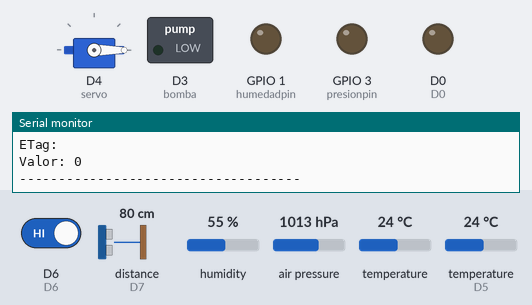
The sketch below on a simulated ESP8266 (NodeMCU). On the bench: servo, switched loads named in the sketch (green lamp = pin HIGH), output pins drawn as LEDs (lit = HIGH), the last lines printed to the serial monitor. Wiring (inferred from the names in the program): ultrasonic range finder: trigger D8; echo D7. The test bench sets the inputs (shaded band); at power-on: D6 HIGH, distance to the obstacle (sensor on D7) 80 cm, humidity 55 %, air pressure 1013 hPa, temperature 24 °C, temperature (sensor on D5) 24 °C. The echo pulse lasts 58.3 µs per cm; WiFi joins after 1.5 s; servers stay silent unless stated; the Firebase database answers and starts empty; pins used as bus, display or sensor lines are not drawn.

Above: at 2.7 s.
2.8 s: D6 driven LOW
At 6.4 s:
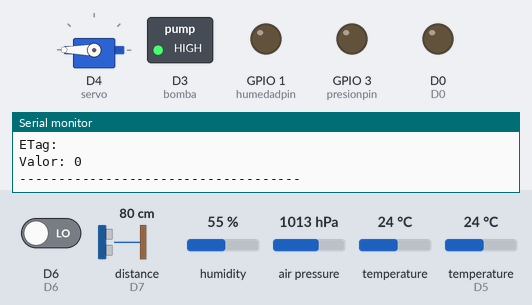
At 12.2 s:
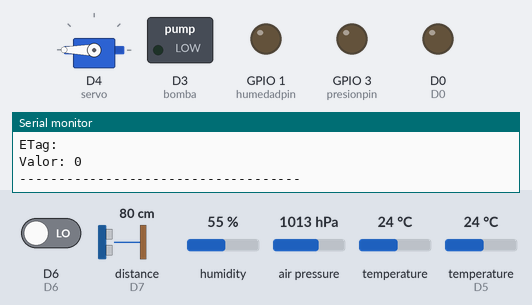
12.3 s: D6 driven HIGH
At 17.5 s:
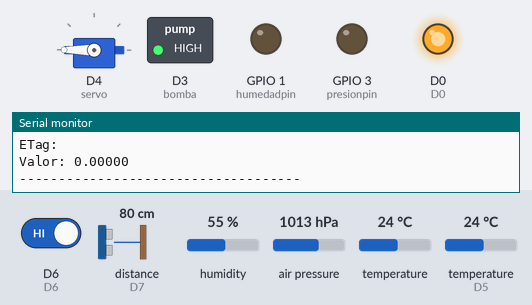
Timing chart, 0 to 38.3 s (numbered marks = the images above; inputs shaded):
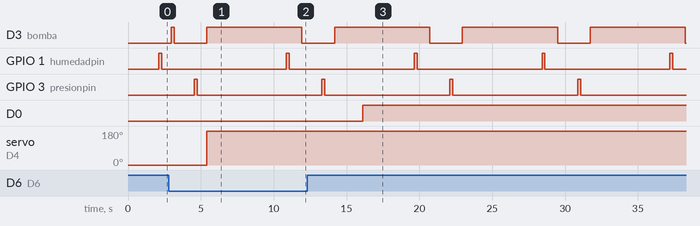

Measured:
- after the input at 2.8 s, D0: stays LOW (without the input it goes to HIGH after 4.5 s)
- after the input at 12.3 s, D0: LOW → HIGH after 3.8 s
- by itself, D3 (bomba): alternates HIGH for 6.5 s and LOW for 2.2 s
- by itself, GPIO 1 (humedadpin), GPIO 3 (presionpin): alternates HIGH for 0.20 s and LOW for 8.6 s

The sketch:

1_ArdFireBasico.ino
```cpp
#include "FirebaseESP8266.h"
#include <ESP8266WiFi.h>
#include <Servo.h>
#include <DHT.h>
#include <DHT_U.h>
#include <SFE_BMP180.h>

#define FIREBASE_HOST "redes-7f174.firebaseio.com" //Sin http:// o https://
#define FIREBASE_AUTH "aC2z4z14uX0ciLoJpbHNBsIsYmlTZUx5rMGKH9kv"
#define WIFI_SSID "INFINITUM7k6f"
#define WIFI_PASSWORD "408c6f7301"

#define bomba 0
#define SP 2 //pin servo D4
#define D0 16 //Led externo
#define D6 12 //ldr
#define DHTTYPE DHT11 // DHT 11
#define D5 14 //dht11
#define humedadpin 1 //tx
#define presionpin 3 //rx
Servo servo;
DHT dht(D5,DHTTYPE);
const int trigpin = 15; //D8
const int echopin = 13; //D7
float duracion;
int distancia;
int relay1=0; //LDR - foco
int relay2=0; //Servomotor - bomba

SFE_BMP180 bmp180;
#define PresionNivelMar 1013.25 // presion sobre el nivel del mar en mbar

String path = "/naves/nave3";
//Define un objeto de Firebase
FirebaseData firebaseData;

void printResult(FirebaseData &data);
void CausaError(void);
void InforSetLuzSensor(void);
void InforGetLuzSensor(void);

void setup()
{
  Serial.begin(9600);
  pinMode(humedadpin,OUTPUT);
  pinMode(presionpin,OUTPUT);
  pinMode(D0,OUTPUT);
  pinMode(D5, INPUT);
  dht.begin();
  pinMode(trigpin,OUTPUT);
  pinMode(echopin,INPUT);
  pinMode(bomba,OUTPUT);
  pinMode(LED_BUILTIN, OUTPUT);
  servo.attach(2);  //D4
  servo.write(0);

  if (bmp180.begin())
    Serial.println("BMP180 iniciado");
  else
  {
    Serial.println("Error al iniciar el BMP180");
    while(1);
  }

  WiFi.begin(WIFI_SSID, WIFI_PASSWORD);
  Serial.print("Conectando a ....");
  while (WiFi.status() != WL_CONNECTED)
  {
    Serial.print(".");
    delay(300);
  }
  Serial.println();
  Serial.print("Conectado con la IP: ");
  Serial.println(WiFi.localIP());
  Serial.println();

  Firebase.begin(FIREBASE_HOST, FIREBASE_AUTH);
  Firebase.reconnectWiFi(true);

  //Establezca el tiempo de espera de lectura de la base de datos en 1 minuto (máximo 15 minutos)
  Firebase.setReadTimeout(firebaseData, 1000 * 60);

  //Tamaño y  tiempo de espera de escritura, tiny (1s), small (10s), medium (30s) and large (60s).
  //tiny, small, medium, large and unlimited.
  Firebase.setwriteSizeLimit(firebaseData, "tiny");

  //get, getInt, getFloat, getDouble, getBool, getString, getJSON, getArray, getBlob, getFile.
  //set, setInt, setFloat, setDouble, setBool, setString, setJSON, setArray, setBlob and setFile.
}

void loop()
{
  Serial.println("------------------------------------");
  Serial.println("ACTUALIZAR EL ESTADO DE LOS SENSORES");

  //temperatura, presión, altitud
  char status;
  double temperatura,presion,altitud;

  status = bmp180.startTemperature(); //Inicio de lectura de temperatura
  if (status != 0)
  {
    delay(status); //Pausa para que finalice la lectura
    status = bmp180.getTemperature(temperatura); //Obtener la temperatura
    if (status != 0)
    {
      status = bmp180.startPressure(3); //Inicio lectura de presión
      if (status != 0)
      {
        delay(status); //Pausa para que finalice la lectura
        status = bmp180.getPressure(presion,temperatura); //Obtener la presión
        if (status != 0)
        {
          Serial.print("Temperatura: ");
          Serial.print(temperatura);
          Serial.print(" *C , ");
          Serial.print("Presion: ");
          Serial.print(presion);
          Serial.print(" mb , ");

          altitud= bmp180.altitude(presion,PresionNivelMar); //Calcular altura
          Serial.print("Altitud: ");
          Serial.print(altitud);
          Serial.println(" m");
        }
      }
    }
  }

  //distancia
  digitalWrite(echopin, LOW);   // set the echo pin LOW
  digitalWrite(trigpin,LOW);
  delayMicroseconds(2);
  digitalWrite(trigpin,HIGH);
  delayMicroseconds(10);
  digitalWrite(trigpin,LOW);

  duracion = pulseIn(echopin, HIGH);  // measure the echo time (μs)
  distancia = (duracion/2.0)*0.0343;

   if (Firebase.get(firebaseData, path + "/sensores/humedad/nombre" )){
    if(firebaseData.stringData() != NULL){
      //humedad
      float humedad = dht.readHumidity();
      Firebase.get(firebaseData, path + "/sensores/humedad/maximo");
      String hMaximo = firebaseData.stringData();
      Firebase.get(firebaseData, path + "/sensores/humedad/minimo");
      String hMinimo = firebaseData.stringData();
      if(humedad >= hMaximo.toFloat() || humedad <= hMinimo.toFloat()){
        digitalWrite(humedadpin,HIGH);
        delay(200);
        digitalWrite(humedadpin,LOW);
      }
      if (Firebase.setFloat(firebaseData, path + "/sensores/humedad/valor", humedad)){InforSetLuzSensor();}else{CausaError();}
    }
  }else{CausaError(); }

  if (Firebase.get(firebaseData, path + "/sensores/temperatura/nombre" )){
    if(firebaseData.stringData() != NULL){
       Firebase.get(firebaseData, path + "/sensores/temperatura/maximo");
      String tMaximo = firebaseData.stringData();
      Firebase.get(firebaseData, path + "/sensores/temperatura/minimo");
      String tMinimo = firebaseData.stringData();
      if(temperatura >= tMaximo.toFloat() || temperatura <= tMinimo.toFloat()){
        digitalWrite(bomba,HIGH);
        delay(200);
        digitalWrite(bomba,LOW);
      }
      if (Firebase.setFloat(firebaseData, path + "/sensores/temperatura/valor", temperatura)){InforSetLuzSensor();}else{CausaError();}
    }
  }else{CausaError(); }

  if (Firebase.get(firebaseData, path + "/sensores/distancia/nombre" )){
    if(firebaseData.stringData() != NULL){
      Firebase.get(firebaseData, path + "/sensores/distancia/maximo");
      String dMaximo = firebaseData.stringData();
      Firebase.get(firebaseData, path + "/sensores/distancia/minimo");
      String dMinimo = firebaseData.stringData();
      if(distancia >= dMaximo.toFloat() || distancia <= dMinimo.toFloat()){
          digitalWrite(LED_BUILTIN,HIGH);
          delay(50);
          digitalWrite(LED_BUILTIN,LOW);
      }
      if (Firebase.setFloat(firebaseData, path + "/sensores/distancia/valor", distancia)){InforSetLuzSensor();}else{CausaError();}
    }
  }else{CausaError(); }

  if (Firebase.get(firebaseData, path + "/sensores/presion/nombre" )){
    if(firebaseData.stringData() != NULL){
      Firebase.get(firebaseData, path + "/sensores/presion/maximo");
      String pMaximo = firebaseData.stringData();
      Firebase.get(firebaseData, path + "/sensores/presion/minimo");
      String pMinimo = firebaseData.stringData();
      if(presion >= pMaximo.toFloat() || presion <= pMinimo.toFloat()){
        digitalWrite(presionpin,HIGH);
        delay(200);
        digitalWrite(presionpin,LOW);
      }
      if (Firebase.setFloat(firebaseData, path + "/sensores/presion/valor", presion)){InforSetLuzSensor();}else{CausaError();}
    }
  }else{CausaError(); }

  if (Firebase.get(firebaseData, path + "/sensores/servomotor/nombre" )){
    if(firebaseData.stringData() != NULL){
      //servomotor
      String estadoBomba;
      Firebase.get(firebaseData, path + "/sensores/servomotor/maximo");
      String sMaximo = firebaseData.stringData();
      Firebase.get(firebaseData, path + "/sensores/servomotor/minimo");
      String sMinimo = firebaseData.stringData();
      if(temperatura >= sMaximo.toFloat()){
        relay2 += 1;
        digitalWrite(bomba,HIGH);
        servo.write(360);
        estadoBomba = "Abierta";
        delay(1000);
      } else {
        digitalWrite(bomba,LOW);
        servo.write(0);
        estadoBomba = "Cerrada";
        delay(1000);
      }
       if (Firebase.setInt(firebaseData, path + "/sensores/servomotor/relay2", relay2)){InforSetLuzSensor();}else{CausaError();}
       if (Firebase.setString(firebaseData, path + "/sensores/servomotor/valor", estadoBomba)){InforSetLuzSensor();}else{CausaError();}
    }
  }else{CausaError(); }

  if (Firebase.get(firebaseData, path + "/sensores/altitud/nombre" )){
    if(firebaseData.stringData() != NULL){
         if (Firebase.setFloat(firebaseData, path + "/sensores/altitud/valor", altitud)){InforSetLuzSensor();}else{CausaError();}
     }
  }else{CausaError(); }

  if (Firebase.get(firebaseData, path + "/sensores/luz/nombre" )){
    if(firebaseData.stringData() != NULL){
      //luz
      int valorLDR = digitalRead(D6);
      if(valorLDR==0){
        digitalWrite(D0, LOW);
      } else {
        relay1 += 1;
        digitalWrite(D0, HIGH);
      }
      if (Firebase.setInt(firebaseData, path + "/sensores/luz/valor", valorLDR)){InforSetLuzSensor();}else{CausaError();}
      if (Firebase.setInt(firebaseData, path + "/sensores/luz/relay1", relay1)){InforSetLuzSensor();}else{CausaError();}
    }
  }else{CausaError(); }

  Serial.println("------------------------------------");
  Serial.println("   LEER EL ESTADO DE LOS SENSORES   ");
  if (Firebase.getInt(firebaseData, path + "/sensores/luz" )){InforGetLuzSensor(); }else{CausaError(); }
  if (Firebase.getFloat(firebaseData, path + "/sensores/humedad" )){InforGetLuzSensor(); }else{CausaError(); }
  if (Firebase.getFloat(firebaseData, path + "/sensores/temperatura" )){InforGetLuzSensor(); }else{CausaError(); }
  if (Firebase.getFloat(firebaseData, path + "/sensores/distancia" )){InforGetLuzSensor(); }else{CausaError(); }
  if (Firebase.getFloat(firebaseData, path + "/sensores/presion" )){InforGetLuzSensor(); }else{CausaError(); }
  if (Firebase.getString(firebaseData, path + "/sensores/servomotor" )){InforGetLuzSensor(); }else{CausaError(); }
  if (Firebase.getFloat(firebaseData, path + "/sensores/altitud" )){InforGetLuzSensor(); }else{CausaError(); }
  delay(1000);
}

void InforGetLuzSensor(void)
{
  Serial.println("Aprobado");
  Serial.println("Ruta: " + firebaseData.dataPath());
  Serial.println("Tipo: " + firebaseData.dataType());
  Serial.println("ETag: " + firebaseData.ETag());
  Serial.print("Valor: ");
  printResult(firebaseData);
  Serial.println("------------------------------------");
  Serial.println();
}

void InforSetLuzSensor(void)
{
  Serial.println("Aprobado");
  Serial.println("Ruta: " + firebaseData.dataPath());
  Serial.println("Tipo: " + firebaseData.dataType());
  Serial.println("ETag: " + firebaseData.ETag());
  Serial.print("Valor: ");
  printResult(firebaseData);
  Serial.println("------------------------------------");
  Serial.println();
}

void CausaError(void)
{
  Serial.println("ERROR");
  Serial.println("RAZON: " + firebaseData.errorReason());
  Serial.println("------------------------------------");
  Serial.println();
}

void printResult(FirebaseData &data)
{
    if (data.dataType() == "int")
        Serial.println(data.intData());
    else if (data.dataType() == "float")
        Serial.println(data.floatData(), 5);
    else if (data.dataType() == "double")
        printf("%.9lf\n", data.doubleData());
    else if (data.dataType() == "boolean")
        Serial.println(data.boolData() == 1 ? "true" : "false");
    else if (data.dataType() == "string")
        Serial.println(data.stringData());
}
```
